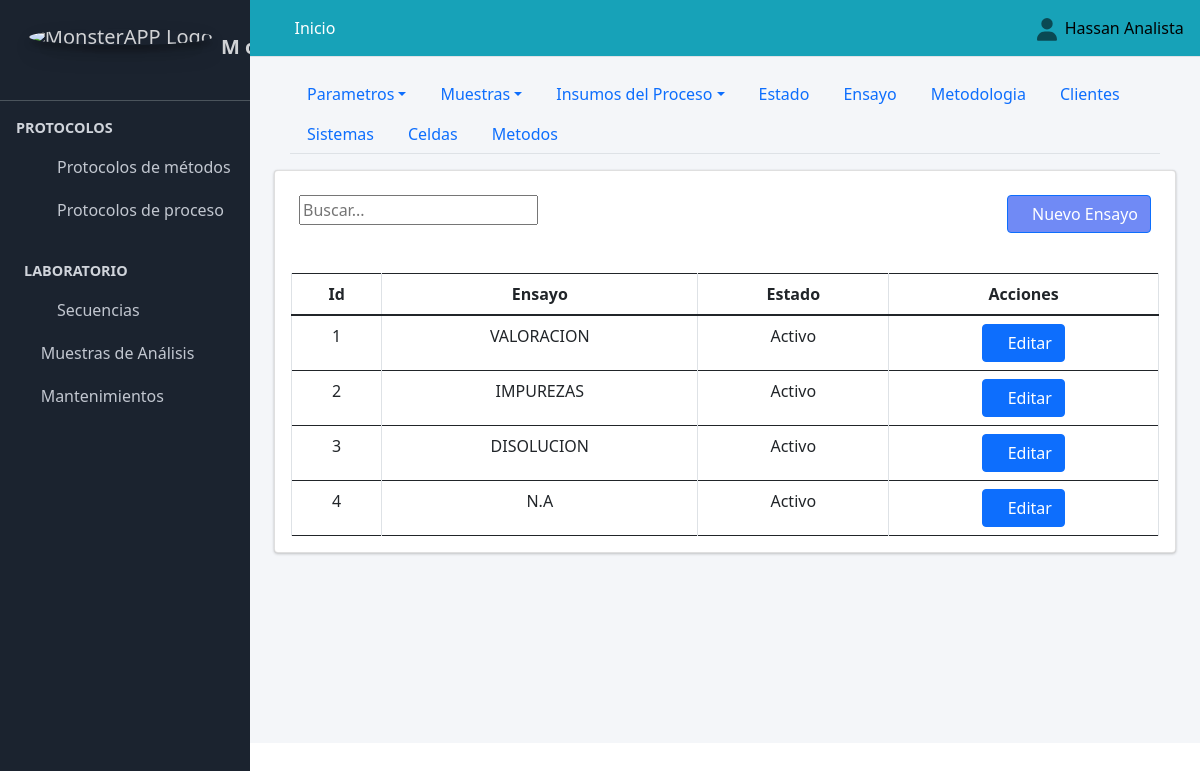
The page /crear_ensayo/ (signed in) on the database its author committed.
### Aplicaciones/Protocolo_Metodos/models.py (models this page shows, shortened)
class Ensayo(models.Model):
    nombre_ensayo=models.CharField(verbose_name="Ensayo", max_length=90, unique=True)
    class Condicion(models.TextChoices):
        ACTIVO = "Activo", "ACTIVO"
        PASIVO = "Pasivo", "PASIVO"
    condicion=models.CharField(max_length=90, choices=Condicion.choices, default=Condicion.ACTIVO, verbose_name="Condicion")

### Aplicaciones/Protocolo_Metodos/views.py (the view)
# urls.py: path("crear_ensayo/", views.crear_ensayo, name="crear_ensayo"),
@login_required
def crear_ensayo(request):
    titulo="Ajustes Protocolo de Métodos/Ensayo"
    crear_ensayo=Ensayo.objects.all()
    if request.method == "POST":
        form = crear_ensayoForm(request.POST or None)
        if form.is_valid():
            form.save()
            messages.success(request, "Registro creado satisfactoriamente")
            return redirect("crear_ensayo")
        else:
             messages.error(request, "Por favor revisa los datos ingresados")
    else:
        form = crear_ensayoForm()
    context={
        "titulo":titulo,
        "form":form,
        "crear_ensayo":crear_ensayo,
    }
    return render(request, "protocolo_metodos/crear_ensayo.html", context)

### Aplicaciones/Protocolo_Metodos/forms.py
class crear_ensayoForm(forms.ModelForm):
    class Meta:
        model=Ensayo
        exclude=["condicion"]

### MONSTER_APP/templates/protocolo_metodos/crear_ensayo.html (shortened to what this page needs)
{% extends "partial/body.html" %}
{% load crispy_forms_tags %}
{% load crispy_forms_filters %}
{% block contenido %}
{% load bootstrap5 %}
{% include "partial/header_configuracion_protocolo_metodos.html" %}
        <div class="container-fluid">
        <div class="card">
          <div class="container-fluid">
            <div class="row">
              <div class="col-md-6">
                <br>
                       <div class="text-right">
            <div class="input-group rounded">
                <input type="search" id="myInput" class="numberinput gj-textbox-md" placeholder="Buscar..." aria-label="Search" aria-describedby="search-addon" />
              </div>
        </div>
                  </div>
                  <div class="col-md-6">
                    <br>
                      <div class="d-grid gap-2 d-md-flex justify-content-md-end">
                        <button class="btn btn-primary" style="background:#486af3c7" data-bs-toggle="modal" data-bs-target="#crear_parametros"><span class="fa fa-plus-circle"></span>Nuevo Ensayo</button>
                        </div>
              </div>
              </div>
          </div><br>
            <div class="card-body table-responsive">
              <table class="table  table-bordered display " id="example3">
                <thead class="">
                    <tr class="text-center">
                        <th class="text-center">Id</th>
                        <th class="text-center">Ensayo</th>
                        <th class="text-center">Estado</th>
                        <th class="all text-center" >Acciones</th>
                    </tr>
                </thead>
                <tbody id="myTable">
                    {% for item in crear_ensayo %}
                    <tr class="text-center">
                        <td class="text-center">{{item.id}}</td>
                        <td class="text-center">{{item.nombre_ensayo}}</td>
                        <td class="text-center">{{item.condicion}}</td>
                        <td>
                            <a href="{% url 'editar_ensayo' item.pk %}" class="btn btn-primary btn-circle text-center" data-bs-target="#modal_parametros_{{ item.pk }}" data-bs-toggle="modal"><span class="fa fa-edit"></span>Editar</a>
                        </td>
                    </tr>
<div class="modal fade" id="modal_parametros_{{ item.pk }}" tabindex="-1" aria-labelledby="modal_parametros" aria-hidden="true">
  {% endfor%}
</tbody>
</table>
</div>
</div>
</div>
{% endblock contenido %}

### MONSTER_APP/templates/partial/navbar.html (shortened to what this page needs)
{% load static %}
  <nav class="main-header navbar navbar-expand  navbar-info navbar-light" >
    <ul class="navbar-nav">
      <li class="nav-item">
        <a class="nav-link" data-widget="pushmenu" href="#"><i class="fas fa-bars"></i></a>
      </li>
      {% if user.is_authenticated %}
      <li class="nav-item d-none d-sm-inline-block">
        <a href="{% url 'adm_inicio' %}" class="nav-link text-white">Inicio</a>
      </li>
      {% else %}
      <li class="nav-item d-none d-sm-inline-block">
        <a href="" class="nav-link text-white disabled">Inicio</a>
      </li>
      {% endif %}
    </ul>
    <ul class="navbar-nav ml-auto">
      <li class="nav-item dropdown ">
        <a class="nav-link" data-toggle="dropdown" href="#">
        </a>
        {% if user.is_authenticated %}
      </li>
    </ul>
<h7 class="text-black">{{ user.first_name }}&nbsp;&nbsp;</h7>
{% else %}
<a class="text-black" href="{% url 'sign_in' %}">Iniciar sesión</a>
{% endif %}
  </nav>

### rows shown on the page
Ensayo: id "1", nombre_ensayo "VALORACION", condicion "Activo"
Ensayo: id "2", nombre_ensayo "IMPUREZAS", condicion "Activo"
Ensayo: id "3", nombre_ensayo "DISOLUCION", condicion "Activo"
Ensayo: id "4", nombre_ensayo "N.A", condicion "Activo"

### other values the page prints
{{ user.first_name }} "Hassan Analista"
